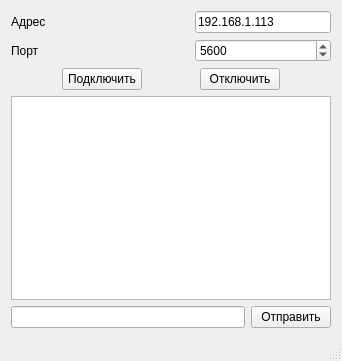
<?xml version="1.0" encoding="UTF-8"?>
<ui version="4.0">
 <class>ChatClientWindow</class>
 <widget class="QMainWindow" name="ChatClientWindow">
  <property name="geometry">
   <rect>
    <x>0</x>
    <y>0</y>
    <width>342</width>
    <height>361</height>
   </rect>
  </property>
  <property name="windowTitle">
   <string>chatclient</string>
  </property>
  <widget class="QWidget" name="centralWidget">
   <layout class="QGridLayout" name="gridLayout_4">
    <item row="0" column="0">
     <layout class="QVBoxLayout" name="verticalLayout">
      <item>
       <layout class="QGridLayout" name="gridLayout">
        <item row="0" column="0">
         <widget class="QLabel" name="label">
          <property name="text">
           <string>Адрес</string>
          </property>
         </widget>
        </item>
        <item row="0" column="1">
         <spacer name="horizontalSpacer">
          <property name="orientation">
           <enum>Qt::Horizontal</enum>
          </property>
          <property name="sizeHint" stdset="0">
           <size>
            <width>40</width>
            <height>20</height>
           </size>
          </property>
         </spacer>
        </item>
        <item row="0" column="2">
         <widget class="QLineEdit" name="addr_edit">
          <property name="text">
           <string>192.168.1.113</string>
          </property>
         </widget>
        </item>
        <item row="1" column="0">
         <widget class="QLabel" name="label_2">
          <property name="text">
           <string>Порт</string>
          </property>
         </widget>
        </item>
        <item row="1" column="1">
         <spacer name="horizontalSpacer_5">
          <property name="orientation">
           <enum>Qt::Horizontal</enum>
          </property>
          <property name="sizeHint" stdset="0">
           <size>
            <width>40</width>
            <height>20</height>
           </size>
          </property>
         </spacer>
        </item>
        <item row="1" column="2">
         <widget class="QSpinBox" name="port_sb">
          <property name="maximum">
           <number>10000</number>
          </property>
          <property name="value">
           <number>5600</number>
          </property>
         </widget>
        </item>
        <item row="2" column="0" colspan="3">
         <layout class="QGridLayout" name="gridLayout_2">
          <item row="0" column="0">
           <spacer name="horizontalSpacer_2">
            <property name="orientation">
             <enum>Qt::Horizontal</enum>
            </property>
            <property name="sizeHint" stdset="0">
             <size>
              <width>40</width>
              <height>20</height>
             </size>
            </property>
           </spacer>
          </item>
          <item row="0" column="1">
           <widget class="QPushButton" name="connect_button">
            <property name="text">
             <string>Подключить</string>
            </property>
           </widget>
          </item>
          <item row="0" column="2">
           <spacer name="horizontalSpacer_3">
            <property name="orientation">
             <enum>Qt::Horizontal</enum>
            </property>
            <property name="sizeHint" stdset="0">
             <size>
              <width>40</width>
              <height>20</height>
             </size>
            </property>
           </spacer>
          </item>
          <item row="0" column="3">
           <widget class="QPushButton" name="disconnect_button">
            <property name="text">
             <string>Отключить</string>
            </property>
           </widget>
          </item>
          <item row="0" column="4">
           <spacer name="horizontalSpacer_4">
            <property name="orientation">
             <enum>Qt::Horizontal</enum>
            </property>
            <property name="sizeHint" stdset="0">
             <size>
              <width>40</width>
              <height>20</height>
             </size>
            </property>
           </spacer>
          </item>
         </layout>
        </item>
        <item row="3" column="0" colspan="3">
         <widget class="QTextEdit" name="log_edit"/>
        </item>
       </layout>
      </item>
      <item>
       <layout class="QGridLayout" name="gridLayout_3">
        <item row="0" column="0">
         <widget class="QLineEdit" name="msg_edit"/>
        </item>
        <item row="0" column="1">
         <widget class="QPushButton" name="send_button">
          <property name="text">
           <string>Отправить</string>
          </property>
         </widget>
        </item>
       </layout>
      </item>
     </layout>
    </item>
   </layout>
  </widget>
  <widget class="QStatusBar" name="statusBar"/>
 </widget>
 <layoutdefault spacing="6" margin="11"/>
 <resources/>
 <connections/>
</ui>
